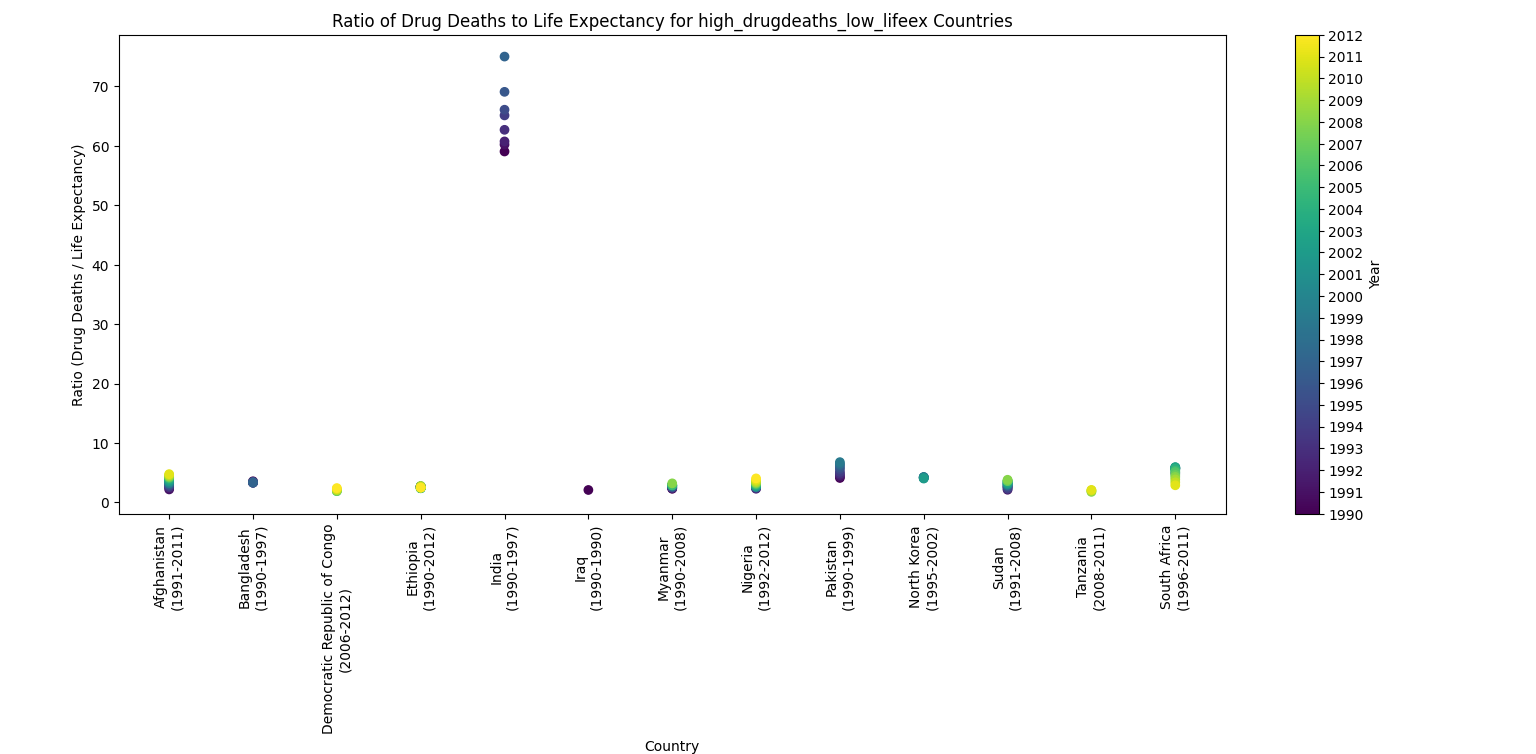

Write Python code to recreate this figure.
import matplotlib.pyplot as plt
import numpy as np
import pandas as pd
import mysql.connector

cnx = mysql.connector.connect(user='root',
                              password='password',
                              host='localhost',
                              database='project')

cursor = cnx.cursor()

# to retrieve data from the high_drugdeaths_low_lifeex view
query = "SELECT s.C_Code, s.YYear, s.drugdeaths, s.Life_ex_value, c.C_Name FROM high_drugdeaths_low_lifeex s JOIN countries c ON s.C_Code = c.C_Code"
cursor.execute(query)

rows = cursor.fetchall()
cursor.close()
cnx.close()

data = pd.DataFrame(rows, columns=['C_Code', 'YYear', 'drugdeaths', 'Life_ex_value', 'Country_Name'])

# filter data for years between 1990 and 2012
filtered_data = data[(data['YYear'] >= 1990) & (data['YYear'] <= 2012)]

#take ratio off drug deaths an life exp
filtered_data['Ratio'] = filtered_data['drugdeaths'] / filtered_data['Life_ex_value']


filtered_data['YYear'] = filtered_data['YYear'].astype(int)

plt.figure(figsize=(8, 8))  # Adjust the width and height as needed

scatter = plt.scatter(filtered_data['Country_Name'], filtered_data['Ratio'], c=filtered_data['YYear'], cmap='viridis')
plt.xticks(rotation='vertical')
plt.xlabel('Country')
plt.ylabel('Ratio (Drug Deaths / Life Expectancy)')
plt.title('Ratio of Drug Deaths to Life Expectancy for high_drugdeaths_low_lifeex Countries')

cbar = plt.colorbar(scatter, label='Year')
cbar.set_ticks(filtered_data['YYear'].unique())

countries = filtered_data['Country_Name'].unique()
x_ticks = np.arange(len(countries))
x_labels = [country for country in countries]

#for dates in labels
for country in countries:
    country_data = filtered_data[filtered_data['Country_Name'] == country]
    first_year = country_data['YYear'].min()
    last_year = country_data['YYear'].max()
    date_label = f"{first_year}-{last_year}"
    x_idx = np.where(np.array(x_labels) == country)[0]
    if len(x_idx) > 0:
        x_labels[x_idx[0]] = f"{country}\n({date_label})"

plt.xticks(x_ticks, x_labels)

plt.tight_layout()
plt.show()
